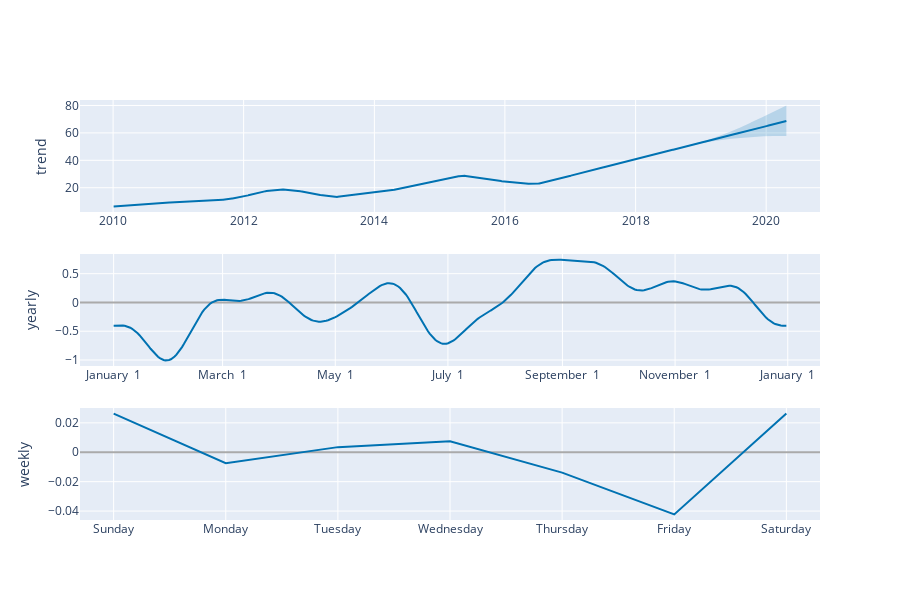

Write notebook code for a chart like this one.
### Code cell
plot_components_plotly(model, forecast)

### Figure 1 — Plotly figure (JSON) as saved in the notebook; plotly's stock layout.template omitted (floating-point values rounded to 4 significant figures; data arrays with more than 128 entries replaced by an {"elided": "..."} marker saying what was removed)
{"data": [{"line": {"color": "#0072B2", "width": 2}, "mode": "lines", "name": "trend", "type": "scatter", "x": {"elided": "2768 str values"}, "xaxis": "x", "y": {"elided": "2768 float values"}, "yaxis": "y"}, {"line": {"color": "rgba(0, 114, 178, 0.2)", "width": 0}, "mode": "lines", "name": "trend_upper", "type": "scatter", "x": {"elided": "2768 str values"}, "xaxis": "x", "y": {"elided": "2768 float values"}, "yaxis": "y"}, {"fill": "tonexty", "fillcolor": "rgba(0, 114, 178, 0.2)", "line": {"color": "rgba(0, 114, 178, 0.2)", "width": 0}, "mode": "lines", "name": "trend_lower", "type": "scatter", "x": {"elided": "2768 str values"}, "xaxis": "x", "y": {"elided": "2768 float values"}, "yaxis": "y"}, {"line": {"color": "#0072B2", "width": 2}, "mode": "lines", "name": "yearly", "type": "scatter", "x": {"elided": "365 str values"}, "xaxis": "x2", "y": {"elided": "365 float values"}, "yaxis": "y2"}, {"line": {"color": "#0072B2", "width": 2}, "mode": "lines", "name": "weekly", "type": "scatter", "x": ["2017-01-01T00:00:00", "2017-01-02T00:00:00", "2017-01-03T00:00:00", "2017-01-04T00:00:00", "2017-01-05T00:00:00", "2017-01-06T00:00:00", "2017-01-07T00:00:00"], "xaxis": "x3", "y": [0.0263, -0.007407, 0.003491, 0.007417, -0.01383, -0.04228, 0.0263], "yaxis": "y3"}], "layout": {"height": 600, "showlegend": false, "width": 900, "xaxis": {"anchor": "y", "domain": [0, 1], "range": ["2009-06-29T21:36:00", "2020-10-28T02:24:00"], "type": "date"}, "xaxis2": {"anchor": "y2", "domain": [0, 1], "range": ["2016-12-13T18:54:02.958904115", "2018-01-18T11:04:57.863013581"], "tickformat": "%B %e", "type": "date"}, "xaxis3": {"anchor": "y3", "domain": [0, 1], "range": ["2016-12-31T16:48:00", "2017-01-07T07:12:00"], "tickformat": "%A", "type": "date"}, "yaxis": {"anchor": "x", "domain": [0.7333, 1], "rangemode": "normal", "title": {"text": "trend"}, "zerolinecolor": "#AAA"}, "yaxis2": {"anchor": "x2", "domain": [0.3667, 0.6333], "title": {"text": "yearly"}, "zerolinecolor": "#AAA"}, "yaxis3": {"anchor": "x3", "domain": [0, 0.2667], "title": {"text": "weekly"}, "zerolinecolor": "#AAA"}}}
